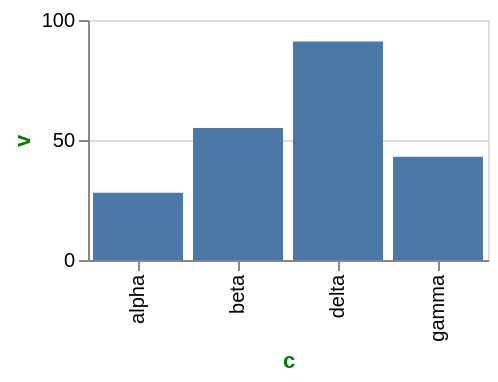

Vega-Lite specification for this chart:
### Vega-Lite specification from a JSON file in a GitHub repository (floating-point values rounded to 4 significant figures)
{"$schema": "https://vega.github.io/schema/vega-lite/v6.json", "width": 200, "height": 120, "data": {"values": [{"c": "alpha", "v": 28, "w": 3, "t": "2024-01-07"}, {"c": "beta", "v": 55, "w": 7, "t": "2024-03-19"}, {"c": "gamma", "v": 43, "w": 5, "t": "2024-06-02"}, {"c": "delta", "v": 91, "w": 9, "t": "2024-09-11"}]}, "mark": "bar", "encoding": {"x": {"field": "c", "type": "nominal"}, "y": {"field": "v", "type": "quantitative"}}, "config": {"axis": {"titleColor": "green"}}}
